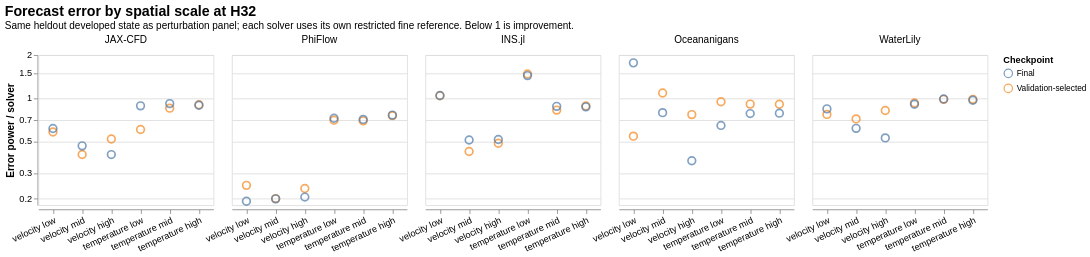

The Vega-Lite source for this figure:
### Vega-Lite specification from a JSON file in a GitHub repository (floating-point values rounded to 4 significant figures)
{"config": {"view": {"continuousWidth": 300, "continuousHeight": 300}, "axis": {"labelFontSize": 11, "titleFontSize": 12}, "header": {"labelFontSize": 12, "titleFontSize": 12}, "title": {"fontSize": 17, "subtitleFontSize": 12}}, "data": {"values": [{"solver": "JAX-CFD", "case": 0, "dataset": "test100", "frame": 50, "basis": 0, "arm": "selected", "horizon": 32, "field": "velocity", "band": "low", "error_power": 0.4394, "relative_solver": 0.5817, "field_band": "velocity low"}, {"solver": "JAX-CFD", "case": 0, "dataset": "test100", "frame": 50, "basis": 0, "arm": "selected", "horizon": 32, "field": "velocity", "band": "mid", "error_power": 2.866, "relative_solver": 0.4056, "field_band": "velocity mid"}, {"solver": "JAX-CFD", "case": 0, "dataset": "test100", "frame": 50, "basis": 0, "arm": "selected", "horizon": 32, "field": "velocity", "band": "high", "error_power": 0.7267, "relative_solver": 0.5198, "field_band": "velocity high"}, {"solver": "JAX-CFD", "case": 0, "dataset": "test100", "frame": 50, "basis": 0, "arm": "selected", "horizon": 32, "field": "temperature", "band": "low", "error_power": 0.05164, "relative_solver": 0.606, "field_band": "temperature low"}, {"solver": "JAX-CFD", "case": 0, "dataset": "test100", "frame": 50, "basis": 0, "arm": "selected", "horizon": 32, "field": "temperature", "band": "mid", "error_power": 1.153, "relative_solver": 0.8533, "field_band": "temperature mid"}, {"solver": "JAX-CFD", "case": 0, "dataset": "test100", "frame": 50, "basis": 0, "arm": "selected", "horizon": 32, "field": "temperature", "band": "high", "error_power": 0.7954, "relative_solver": 0.9004, "field_band": "temperature high"}, {"solver": "JAX-CFD", "case": 0, "dataset": "test100", "frame": 50, "basis": 0, "arm": "final", "horizon": 32, "field": "velocity", "band": "low", "error_power": 0.465, "relative_solver": 0.6156, "field_band": "velocity low"}, {"solver": "JAX-CFD", "case": 0, "dataset": "test100", "frame": 50, "basis": 0, "arm": "final", "horizon": 32, "field": "velocity", "band": "mid", "error_power": 3.293, "relative_solver": 0.466, "field_band": "velocity mid"}, {"solver": "JAX-CFD", "case": 0, "dataset": "test100", "frame": 50, "basis": 0, "arm": "final", "horizon": 32, "field": "velocity", "band": "high", "error_power": 0.5666, "relative_solver": 0.4053, "field_band": "velocity high"}, {"solver": "JAX-CFD", "case": 0, "dataset": "test100", "frame": 50, "basis": 0, "arm": "final", "horizon": 32, "field": "temperature", "band": "low", "error_power": 0.07548, "relative_solver": 0.8857, "field_band": "temperature low"}, {"solver": "JAX-CFD", "case": 0, "dataset": "test100", "frame": 50, "basis": 0, "arm": "final", "horizon": 32, "field": "temperature", "band": "mid", "error_power": 1.24, "relative_solver": 0.9177, "field_band": "temperature mid"}, {"solver": "JAX-CFD", "case": 0, "dataset": "test100", "frame": 50, "basis": 0, "arm": "final", "horizon": 32, "field": "temperature", "band": "high", "error_power": 0.79, "relative_solver": 0.8943, "field_band": "temperature high"}, {"solver": "PhiFlow", "case": 0, "dataset": "test100", "frame": 50, "basis": 0, "arm": "selected", "horizon": 32, "field": "velocity", "band": "low", "error_power": 4.162, "relative_solver": 0.2473, "field_band": "velocity low"}, {"solver": "PhiFlow", "case": 0, "dataset": "test100", "frame": 50, "basis": 0, "arm": "selected", "horizon": 32, "field": "velocity", "band": "mid", "error_power": 11.86, "relative_solver": 0.1999, "field_band": "velocity mid"}, {"solver": "PhiFlow", "case": 0, "dataset": "test100", "frame": 50, "basis": 0, "arm": "selected", "horizon": 32, "field": "velocity", "band": "high", "error_power": 0.7913, "relative_solver": 0.2351, "field_band": "velocity high"}, {"solver": "PhiFlow", "case": 0, "dataset": "test100", "frame": 50, "basis": 0, "arm": "selected", "horizon": 32, "field": "temperature", "band": "low", "error_power": 1.734, "relative_solver": 0.7039, "field_band": "temperature low"}, {"solver": "PhiFlow", "case": 0, "dataset": "test100", "frame": 50, "basis": 0, "arm": "selected", "horizon": 32, "field": "temperature", "band": "mid", "error_power": 11.51, "relative_solver": 0.696, "field_band": "temperature mid"}, {"solver": "PhiFlow", "case": 0, "dataset": "test100", "frame": 50, "basis": 0, "arm": "selected", "horizon": 32, "field": "temperature", "band": "high", "error_power": 1.052, "relative_solver": 0.7566, "field_band": "temperature high"}, {"solver": "PhiFlow", "case": 0, "dataset": "test100", "frame": 50, "basis": 0, "arm": "final", "horizon": 32, "field": "velocity", "band": "low", "error_power": 3.224, "relative_solver": 0.1915, "field_band": "velocity low"}, {"solver": "PhiFlow", "case": 0, "dataset": "test100", "frame": 50, "basis": 0, "arm": "final", "horizon": 32, "field": "velocity", "band": "mid", "error_power": 11.82, "relative_solver": 0.1993, "field_band": "velocity mid"}, {"solver": "PhiFlow", "case": 0, "dataset": "test100", "frame": 50, "basis": 0, "arm": "final", "horizon": 32, "field": "velocity", "band": "high", "error_power": 0.6901, "relative_solver": 0.205, "field_band": "velocity high"}, {"solver": "PhiFlow", "case": 0, "dataset": "test100", "frame": 50, "basis": 0, "arm": "final", "horizon": 32, "field": "temperature", "band": "low", "error_power": 1.786, "relative_solver": 0.7251, "field_band": "temperature low"}, {"solver": "PhiFlow", "case": 0, "dataset": "test100", "frame": 50, "basis": 0, "arm": "final", "horizon": 32, "field": "temperature", "band": "mid", "error_power": 11.78, "relative_solver": 0.712, "field_band": "temperature mid"}, {"solver": "PhiFlow", "case": 0, "dataset": "test100", "frame": 50, "basis": 0, "arm": "final", "horizon": 32, "field": "temperature", "band": "high", "error_power": 1.062, "relative_solver": 0.7635, "field_band": "temperature high"}, {"solver": "INS.jl", "case": 0, "dataset": "test100", "frame": 50, "basis": 0, "arm": "selected", "horizon": 32, "field": "velocity", "band": "low", "error_power": 0.5634, "relative_solver": 1.041, "field_band": "velocity low"}, {"solver": "INS.jl", "case": 0, "dataset": "test100", "frame": 50, "basis": 0, "arm": "selected", "horizon": 32, "field": "velocity", "band": "mid", "error_power": 2.612, "relative_solver": 0.4254, "field_band": "velocity mid"}, {"solver": "INS.jl", "case": 0, "dataset": "test100", "frame": 50, "basis": 0, "arm": "selected", "horizon": 32, "field": "velocity", "band": "high", "error_power": 0.9074, "relative_solver": 0.4859, "field_band": "velocity high"}, {"solver": "INS.jl", "case": 0, "dataset": "test100", "frame": 50, "basis": 0, "arm": "selected", "horizon": 32, "field": "temperature", "band": "low", "error_power": 0.06575, "relative_solver": 1.475, "field_band": "temperature low"}, {"solver": "INS.jl", "case": 0, "dataset": "test100", "frame": 50, "basis": 0, "arm": "selected", "horizon": 32, "field": "temperature", "band": "mid", "error_power": 1.201, "relative_solver": 0.8268, "field_band": "temperature mid"}, {"solver": "INS.jl", "case": 0, "dataset": "test100", "frame": 50, "basis": 0, "arm": "selected", "horizon": 32, "field": "temperature", "band": "high", "error_power": 1.727, "relative_solver": 0.8825, "field_band": "temperature high"}, {"solver": "INS.jl", "case": 0, "dataset": "test100", "frame": 50, "basis": 0, "arm": "final", "horizon": 32, "field": "velocity", "band": "low", "error_power": 0.5662, "relative_solver": 1.046, "field_band": "velocity low"}, {"solver": "INS.jl", "case": 0, "dataset": "test100", "frame": 50, "basis": 0, "arm": "final", "horizon": 32, "field": "velocity", "band": "mid", "error_power": 3.146, "relative_solver": 0.5123, "field_band": "velocity mid"}, {"solver": "INS.jl", "case": 0, "dataset": "test100", "frame": 50, "basis": 0, "arm": "final", "horizon": 32, "field": "velocity", "band": "high", "error_power": 0.9641, "relative_solver": 0.5163, "field_band": "velocity high"}, {"solver": "INS.jl", "case": 0, "dataset": "test100", "frame": 50, "basis": 0, "arm": "final", "horizon": 32, "field": "temperature", "band": "low", "error_power": 0.06415, "relative_solver": 1.439, "field_band": "temperature low"}, {"solver": "INS.jl", "case": 0, "dataset": "test100", "frame": 50, "basis": 0, "arm": "final", "horizon": 32, "field": "temperature", "band": "mid", "error_power": 1.276, "relative_solver": 0.8785, "field_band": "temperature mid"}, {"solver": "INS.jl", "case": 0, "dataset": "test100", "frame": 50, "basis": 0, "arm": "final", "horizon": 32, "field": "temperature", "band": "high", "error_power": 1.705, "relative_solver": 0.8715, "field_band": "temperature high"}, {"solver": "Oceananigans", "case": 0, "dataset": "test100", "frame": 50, "basis": 0, "arm": "selected", "horizon": 32, "field": "velocity", "band": "low", "error_power": 0.1661, "relative_solver": 0.5446, "field_band": "velocity low"}, {"solver": "Oceananigans", "case": 0, "dataset": "test100", "frame": 50, "basis": 0, "arm": "selected", "horizon": 32, "field": "velocity", "band": "mid", "error_power": 1.975, "relative_solver": 1.088, "field_band": "velocity mid"}, {"solver": "Oceananigans", "case": 0, "dataset": "test100", "frame": 50, "basis": 0, "arm": "selected", "horizon": 32, "field": "velocity", "band": "high", "error_power": 0.5576, "relative_solver": 0.7697, "field_band": "velocity high"}, {"solver": "Oceananigans", "case": 0, "dataset": "test100", "frame": 50, "basis": 0, "arm": "selected", "horizon": 32, "field": "temperature", "band": "low", "error_power": 0.01893, "relative_solver": 0.9454, "field_band": "temperature low"}, {"solver": "Oceananigans", "case": 0, "dataset": "test100", "frame": 50, "basis": 0, "arm": "selected", "horizon": 32, "field": "temperature", "band": "mid", "error_power": 0.2365, "relative_solver": 0.911, "field_band": "temperature mid"}, {"solver": "Oceananigans", "case": 0, "dataset": "test100", "frame": 50, "basis": 0, "arm": "selected", "horizon": 32, "field": "temperature", "band": "high", "error_power": 0.1874, "relative_solver": 0.9083, "field_band": "temperature high"}, {"solver": "Oceananigans", "case": 0, "dataset": "test100", "frame": 50, "basis": 0, "arm": "final", "horizon": 32, "field": "velocity", "band": "low", "error_power": 0.5379, "relative_solver": 1.764, "field_band": "velocity low"}, {"solver": "Oceananigans", "case": 0, "dataset": "test100", "frame": 50, "basis": 0, "arm": "final", "horizon": 32, "field": "velocity", "band": "mid", "error_power": 1.442, "relative_solver": 0.7939, "field_band": "velocity mid"}, {"solver": "Oceananigans", "case": 0, "dataset": "test100", "frame": 50, "basis": 0, "arm": "final", "horizon": 32, "field": "velocity", "band": "high", "error_power": 0.266, "relative_solver": 0.3672, "field_band": "velocity high"}, {"solver": "Oceananigans", "case": 0, "dataset": "test100", "frame": 50, "basis": 0, "arm": "final", "horizon": 32, "field": "temperature", "band": "low", "error_power": 0.01295, "relative_solver": 0.6466, "field_band": "temperature low"}, {"solver": "Oceananigans", "case": 0, "dataset": "test100", "frame": 50, "basis": 0, "arm": "final", "horizon": 32, "field": "temperature", "band": "mid", "error_power": 0.2031, "relative_solver": 0.7824, "field_band": "temperature mid"}, {"solver": "Oceananigans", "case": 0, "dataset": "test100", "frame": 50, "basis": 0, "arm": "final", "horizon": 32, "field": "temperature", "band": "high", "error_power": 0.1624, "relative_solver": 0.787, "field_band": "temperature high"}, {"solver": "WaterLily", "case": 0, "dataset": "test100", "frame": 50, "basis": 0, "arm": "selected", "horizon": 32, "field": "velocity", "band": "low", "error_power": 0.3884, "relative_solver": 0.7717, "field_band": "velocity low"}, {"solver": "WaterLily", "case": 0, "dataset": "test100", "frame": 50, "basis": 0, "arm": "selected", "horizon": 32, "field": "velocity", "band": "mid", "error_power": 4.417, "relative_solver": 0.7181, "field_band": "velocity mid"}, {"solver": "WaterLily", "case": 0, "dataset": "test100", "frame": 50, "basis": 0, "arm": "selected", "horizon": 32, "field": "velocity", "band": "high", "error_power": 0.7969, "relative_solver": 0.8222, "field_band": "velocity high"}, {"solver": "WaterLily", "case": 0, "dataset": "test100", "frame": 50, "basis": 0, "arm": "selected", "horizon": 32, "field": "temperature", "band": "low", "error_power": 0.7662, "relative_solver": 0.9271, "field_band": "temperature low"}, {"solver": "WaterLily", "case": 0, "dataset": "test100", "frame": 50, "basis": 0, "arm": "selected", "horizon": 32, "field": "temperature", "band": "mid", "error_power": 10.86, "relative_solver": 0.9824, "field_band": "temperature mid"}, {"solver": "WaterLily", "case": 0, "dataset": "test100", "frame": 50, "basis": 0, "arm": "selected", "horizon": 32, "field": "temperature", "band": "high", "error_power": 1.264, "relative_solver": 0.983, "field_band": "temperature high"}, {"solver": "WaterLily", "case": 0, "dataset": "test100", "frame": 50, "basis": 0, "arm": "final", "horizon": 32, "field": "velocity", "band": "low", "error_power": 0.4244, "relative_solver": 0.8433, "field_band": "velocity low"}, {"solver": "WaterLily", "case": 0, "dataset": "test100", "frame": 50, "basis": 0, "arm": "final", "horizon": 32, "field": "velocity", "band": "mid", "error_power": 3.795, "relative_solver": 0.617, "field_band": "velocity mid"}, {"solver": "WaterLily", "case": 0, "dataset": "test100", "frame": 50, "basis": 0, "arm": "final", "horizon": 32, "field": "velocity", "band": "high", "error_power": 0.5129, "relative_solver": 0.5292, "field_band": "velocity high"}, {"solver": "WaterLily", "case": 0, "dataset": "test100", "frame": 50, "basis": 0, "arm": "final", "horizon": 32, "field": "temperature", "band": "low", "error_power": 0.7509, "relative_solver": 0.9086, "field_band": "temperature low"}, {"solver": "WaterLily", "case": 0, "dataset": "test100", "frame": 50, "basis": 0, "arm": "final", "horizon": 32, "field": "temperature", "band": "mid", "error_power": 10.93, "relative_solver": 0.9884, "field_band": "temperature mid"}, {"solver": "WaterLily", "case": 0, "dataset": "test100", "frame": 50, "basis": 0, "arm": "final", "horizon": 32, "field": "temperature", "band": "high", "error_power": 1.246, "relative_solver": 0.9687, "field_band": "temperature high"}]}, "facet": {"column": {"field": "solver", "sort": ["JAX-CFD", "PhiFlow", "INS.jl", "Oceananigans", "WaterLily"], "title": null, "type": "nominal"}}, "spec": {"mark": {"type": "point", "size": 85}, "encoding": {"color": {"field": "arm", "legend": {"labelExpr": "datum.label === 'heldout100' ? 'Held-out IC100' : datum.label === 'train0' ? 'Training IC0' : datum.label === 'selected' ? 'Validation-selected' : datum.label === 'final' ? 'Final' : datum.label === 'solver' ? 'Uncorrected solver' : datum.label"}, "title": "Checkpoint", "type": "nominal"}, "tooltip": [{"field": "solver", "type": "nominal"}, {"field": "arm", "type": "nominal"}, {"field": "field_band", "type": "nominal"}, {"field": "relative_solver", "type": "quantitative"}, {"field": "error_power", "type": "quantitative"}], "x": {"axis": {"labelAngle": -25}, "field": "field_band", "sort": ["Velocity low", "Velocity mid", "Velocity high", "Temperature low", "Temperature mid", "Temperature high", "velocity low", "velocity mid", "velocity high", "temperature low", "temperature mid", "temperature high"], "title": null, "type": "nominal"}, "y": {"axis": {"format": ".2~g", "values": [0.2, 0.3, 0.5, 0.7, 1, 1.5, 2]}, "field": "relative_solver", "scale": {"domain": [0.18, 2], "nice": false, "type": "log"}, "title": "Error power / solver", "type": "quantitative"}}, "height": 180, "width": 210}, "title": {"text": "Forecast error by spatial scale at H32", "subtitle": "Same heldout developed state as perturbation panel; each solver uses its own restricted fine reference. Below 1 is improvement."}, "$schema": "https://vega.github.io/schema/vega-lite/v6.4.1.json"}
